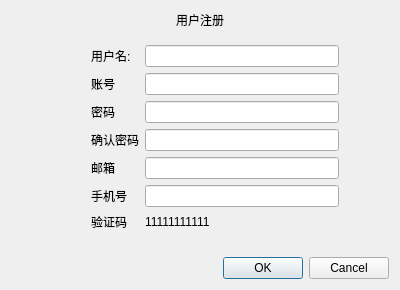
<?xml version="1.0" encoding="UTF-8"?>
<ui version="4.0">
 <class>Register</class>
 <widget class="QDialog" name="Register">
  <property name="geometry">
   <rect>
    <x>0</x>
    <y>0</y>
    <width>400</width>
    <height>274</height>
   </rect>
  </property>
  <property name="windowTitle">
   <string>Dialog</string>
  </property>
  <property name="modal">
   <bool>true</bool>
  </property>
  <layout class="QGridLayout" name="gridLayout">
   <item row="3" column="0">
    <widget class="QDialogButtonBox" name="buttonBox">
     <property name="orientation">
      <enum>Qt::Horizontal</enum>
     </property>
     <property name="standardButtons">
      <set>QDialogButtonBox::Cancel|QDialogButtonBox::Ok</set>
     </property>
    </widget>
   </item>
   <item row="0" column="0">
    <widget class="QLabel" name="label_9">
     <property name="text">
      <string>用户注册</string>
     </property>
     <property name="alignment">
      <set>Qt::AlignCenter</set>
     </property>
    </widget>
   </item>
   <item row="1" column="0">
    <layout class="QFormLayout" name="formLayout">
     <property name="leftMargin">
      <number>80</number>
     </property>
     <property name="topMargin">
      <number>10</number>
     </property>
     <property name="rightMargin">
      <number>50</number>
     </property>
     <property name="bottomMargin">
      <number>20</number>
     </property>
     <item row="0" column="0">
      <widget class="QLabel" name="label">
       <property name="text">
        <string>用户名:</string>
       </property>
      </widget>
     </item>
     <item row="1" column="0">
      <widget class="QLabel" name="label_2">
       <property name="text">
        <string>账号</string>
       </property>
      </widget>
     </item>
     <item row="2" column="0">
      <widget class="QLabel" name="label_3">
       <property name="text">
        <string>密码</string>
       </property>
      </widget>
     </item>
     <item row="3" column="0">
      <widget class="QLabel" name="label_4">
       <property name="text">
        <string>确认密码</string>
       </property>
      </widget>
     </item>
     <item row="4" column="0">
      <widget class="QLabel" name="label_5">
       <property name="text">
        <string>邮箱</string>
       </property>
      </widget>
     </item>
     <item row="5" column="0">
      <widget class="QLabel" name="label_6">
       <property name="text">
        <string>手机号</string>
       </property>
      </widget>
     </item>
     <item row="6" column="0">
      <widget class="QLabel" name="label_7">
       <property name="text">
        <string>验证码</string>
       </property>
      </widget>
     </item>
     <item row="6" column="1">
      <widget class="QLabel" name="label_8">
       <property name="text">
        <string>11111111111</string>
       </property>
       <property name="scaledContents">
        <bool>true</bool>
       </property>
      </widget>
     </item>
     <item row="0" column="1">
      <widget class="QLineEdit" name="lineEdit"/>
     </item>
     <item row="1" column="1">
      <widget class="QLineEdit" name="lineEdit_2"/>
     </item>
     <item row="2" column="1">
      <widget class="QLineEdit" name="lineEdit_3"/>
     </item>
     <item row="3" column="1">
      <widget class="QLineEdit" name="lineEdit_4"/>
     </item>
     <item row="4" column="1">
      <widget class="QLineEdit" name="lineEdit_5"/>
     </item>
     <item row="5" column="1">
      <widget class="QLineEdit" name="lineEdit_6"/>
     </item>
    </layout>
   </item>
   <item row="2" column="0">
    <spacer name="verticalSpacer">
     <property name="orientation">
      <enum>Qt::Vertical</enum>
     </property>
     <property name="sizeHint" stdset="0">
      <size>
       <width>20</width>
       <height>40</height>
      </size>
     </property>
    </spacer>
   </item>
  </layout>
 </widget>
 <resources/>
 <connections>
  <connection>
   <sender>buttonBox</sender>
   <signal>accepted()</signal>
   <receiver>Register</receiver>
   <slot>accept()</slot>
   <hints>
    <hint type="sourcelabel">
     <x>248</x>
     <y>254</y>
    </hint>
    <hint type="destinationlabel">
     <x>157</x>
     <y>274</y>
    </hint>
   </hints>
  </connection>
  <connection>
   <sender>buttonBox</sender>
   <signal>rejected()</signal>
   <receiver>Register</receiver>
   <slot>reject()</slot>
   <hints>
    <hint type="sourcelabel">
     <x>316</x>
     <y>260</y>
    </hint>
    <hint type="destinationlabel">
     <x>286</x>
     <y>274</y>
    </hint>
   </hints>
  </connection>
 </connections>
</ui>
